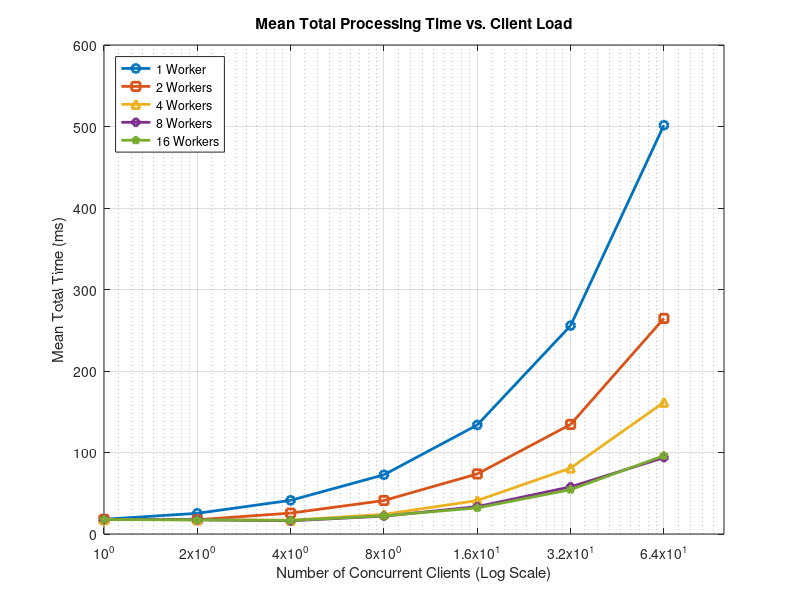
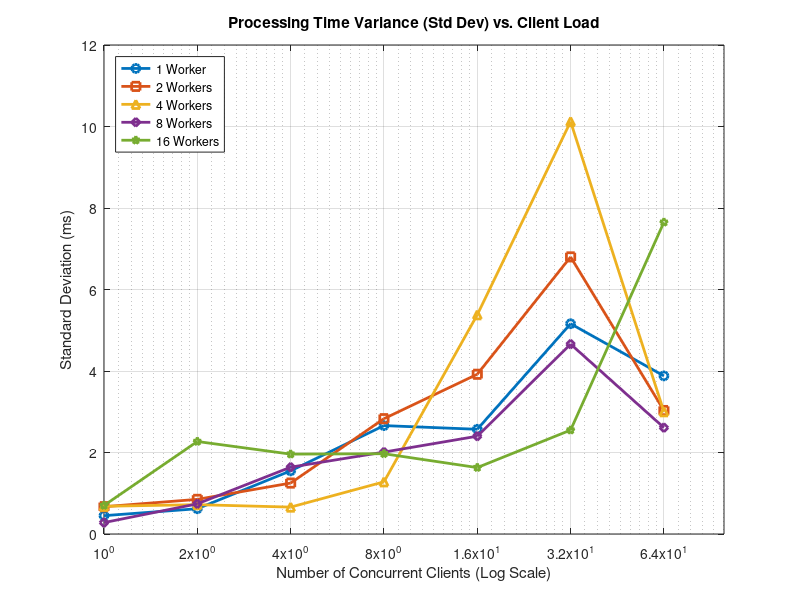
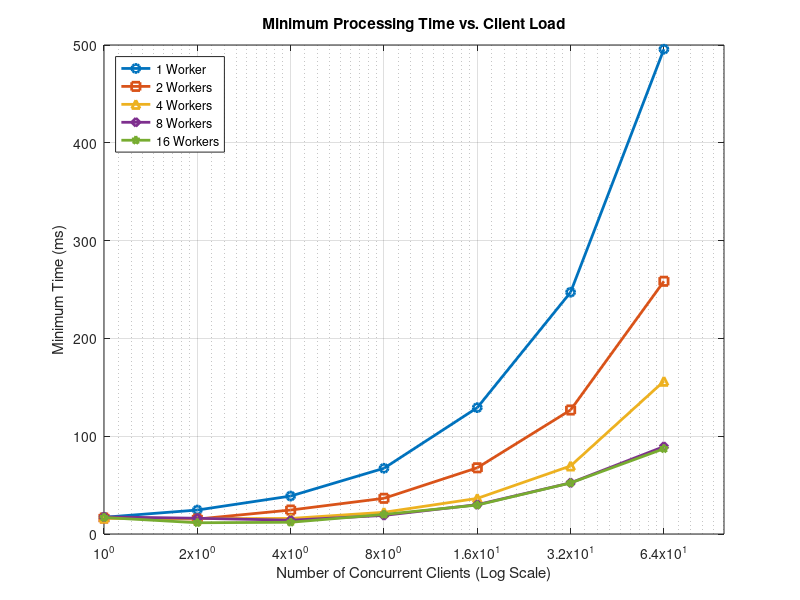
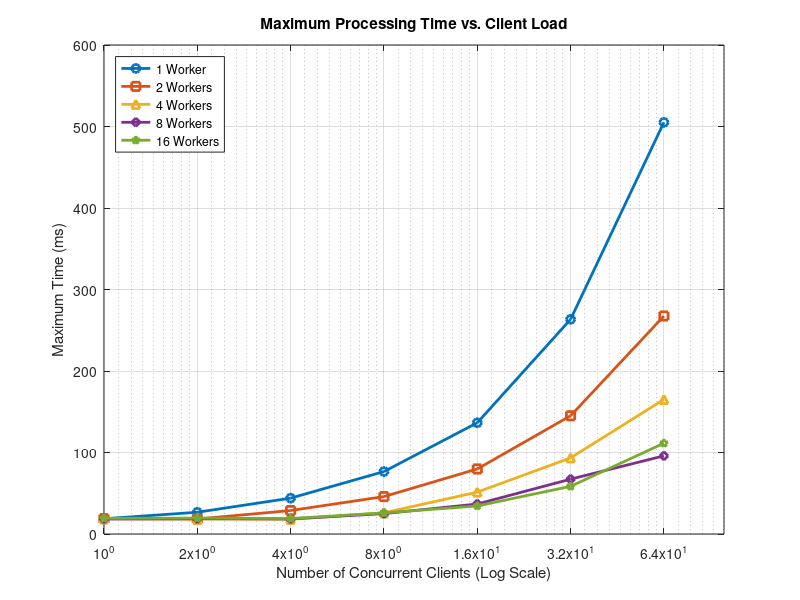

The MATLAB script that drew these images, in order: (Note: this script raises an error after producing the figures.)
% =========================================================
% DATA INITIALIZATION
% =========================================================

% X-Axis: Number of Concurrent Clients (Powers of 2)
clients = [1, 2, 4, 8, 16, 32, 64];

% --- 1-Worker Data ---
mean_1w = [18.07, 25.38, 41.32, 72.66, 133.79, 255.70, 501.60];
std_1w  = [0.45,  0.62,  1.55,  2.66,  2.57,   5.16,   3.88];
min_1w  = [17.10, 24.50, 38.80, 67.20, 129.20, 247.20, 495.70];
max_1w  = [18.70, 26.70, 44.00, 76.60, 136.50, 263.40, 505.10];
thru_1w = [55.3,  78.8,  96.8,  110.1, 119.6,  125.1,  127.6];

% --- 2-Worker Data ---
mean_2w = [18.01, 17.55, 25.63, 41.08, 73.73,  134.46, 264.53];
std_2w  = [0.67,  0.85,  1.25,  2.83,  3.92,   6.80,   3.03];
min_2w  = [16.30, 15.30, 24.50, 36.50, 67.70,  126.80, 258.40];
max_2w  = [18.80, 18.40, 28.80, 45.90, 79.80,  145.10, 267.50];
thru_2w = [55.5,  114.0, 156.1, 194.7, 217.0,  238.0,  241.9];

% --- 4-Worker Data ---
mean_4w = [17.56, 17.58, 16.88, 24.13, 41.06,  80.90,  161.63];
std_4w  = [0.68,  0.72,  0.66,  1.28,  5.38,   10.12,  3.00];
min_4w  = [16.40, 15.70, 15.90, 22.20, 36.40,  69.60,  156.20];
max_4w  = [18.80, 18.50, 18.00, 26.00, 51.40,  93.40,  165.10];
thru_4w = [56.9,  113.8, 237.0, 331.5, 389.6,  395.5,  396.0];

% --- 8-Worker Data ---
mean_8w = [17.92, 17.53, 16.20, 21.91, 33.60,  57.86,  93.72];
std_8w  = [0.28,  0.74,  1.64,  2.01,  2.40,   4.66,   2.61];
min_8w  = [17.50, 16.10, 14.10, 19.00, 30.00,  52.30,  89.40];
max_8w  = [18.40, 18.70, 18.50, 25.00, 36.80,  67.30,  95.90];
thru_8w = [55.8,  114.1, 246.9, 365.1, 476.2,  553.0,  682.9];

% --- 16-Worker Data ---
mean_16w = [17.89, 17.23, 16.69, 22.28, 32.03,  54.44,  96.15];
std_16w  = [0.70,  2.27,  1.96,  1.97,  1.63,   2.55,   7.65];
min_16w  = [16.90, 11.50, 12.00, 20.00, 29.60,  52.20,  87.20];
max_16w  = [19.20, 19.50, 19.00, 25.90, 34.40,  58.50,  111.40];
thru_16w = [55.9,  116.1, 239.7, 359.1, 499.5,  588.8,  665.6];

% --- Multi-Server Null Request Metrics ---
% (a) Overhead comparison
null_types = {'Single Server', 'Multi-Server + LB (3)'};
null_means = [0.864, 1.087]; 
null_stds  = [0.317, 0.428];

% =========================================================
% GENERATE PLOTS (Logarithmic X-Axis base 2)
% =========================================================

% 1. Mean Total Time Plot
figure(1);
plot(clients, mean_1w, '-o', 'LineWidth', 2, 'DisplayName', '1 Worker');
hold on;
plot(clients, mean_2w, '-s', 'LineWidth', 2, 'DisplayName', '2 Workers');
plot(clients, mean_4w, '-^', 'LineWidth', 2, 'DisplayName', '4 Workers');
plot(clients, mean_8w, '-d', 'LineWidth', 2, 'DisplayName', '8 Workers');
plot(clients, mean_16w, '-p', 'LineWidth', 2, 'DisplayName', '16 Workers');
set(gca, 'XScale', 'log');  
xticks(clients);            
grid on;
xlabel('Number of Concurrent Clients (Log Scale)');
ylabel('Mean Total Time (ms)');
title('Mean Total Processing Time vs. Client Load');
legend('Location', 'northwest');

% 2. Standard Deviation Plot
figure(2);
plot(clients, std_1w, '-o', 'LineWidth', 2, 'DisplayName', '1 Worker');
hold on;
plot(clients, std_2w, '-s', 'LineWidth', 2, 'DisplayName', '2 Workers');
plot(clients, std_4w, '-^', 'LineWidth', 2, 'DisplayName', '4 Workers');
plot(clients, std_8w, '-d', 'LineWidth', 2, 'DisplayName', '8 Workers');
plot(clients, std_16w, '-p', 'LineWidth', 2, 'DisplayName', '16 Workers');
set(gca, 'XScale', 'log');
xticks(clients);
grid on;
xlabel('Number of Concurrent Clients (Log Scale)');
ylabel('Standard Deviation (ms)');
title('Processing Time Variance (Std Dev) vs. Client Load');
legend('Location', 'northwest');

% 3. Minimum Time Plot
figure(3);
plot(clients, min_1w, '-o', 'LineWidth', 2, 'DisplayName', '1 Worker');
hold on;
plot(clients, min_2w, '-s', 'LineWidth', 2, 'DisplayName', '2 Workers');
plot(clients, min_4w, '-^', 'LineWidth', 2, 'DisplayName', '4 Workers');
plot(clients, min_8w, '-d', 'LineWidth', 2, 'DisplayName', '8 Workers');
plot(clients, min_16w, '-p', 'LineWidth', 2, 'DisplayName', '16 Workers');
set(gca, 'XScale', 'log');
xticks(clients);
grid on;
xlabel('Number of Concurrent Clients (Log Scale)');
ylabel('Minimum Time (ms)');
title('Minimum Processing Time vs. Client Load');
legend('Location', 'northwest');

% 4. Maximum Time Plot
figure(4);
plot(clients, max_1w, '-o', 'LineWidth', 2, 'DisplayName', '1 Worker');
hold on;
plot(clients, max_2w, '-s', 'LineWidth', 2, 'DisplayName', '2 Workers');
plot(clients, max_4w, '-^', 'LineWidth', 2, 'DisplayName', '4 Workers');
plot(clients, max_8w, '-d', 'LineWidth', 2, 'DisplayName', '8 Workers');
plot(clients, max_16w, '-p', 'LineWidth', 2, 'DisplayName', '16 Workers');
set(gca, 'XScale', 'log');
xticks(clients);
grid on;
xlabel('Number of Concurrent Clients (Log Scale)');
ylabel('Maximum Time (ms)');
title('Maximum Processing Time vs. Client Load');
legend('Location', 'northwest');

% 5. Average Throughput Plot
figure(5);
plot(clients, thru_1w, '-o', 'LineWidth', 2, 'DisplayName', '1 Worker');
hold on;
plot(clients, thru_2w, '-s', 'LineWidth', 2, 'DisplayName', '2 Workers');
plot(clients, thru_4w, '-^', 'LineWidth', 2, 'DisplayName', '4 Workers');
plot(clients, thru_8w, '-d', 'LineWidth', 2, 'DisplayName', '8 Workers');
plot(clients, thru_16w, '-p', 'LineWidth', 2, 'DisplayName', '16 Workers');
set(gca, 'XScale', 'log');
xticks(clients);
grid on;
xlabel('Number of Concurrent Clients (Log Scale)');
ylabel('Throughput (Requests / Second)');
title('Server Throughput vs. Client Load');
legend('Location', 'northwest');

% 6. Null Request Overhead
figure(6);
b = bar(null_means, 0.4); % 0.4 makes the bars narrower
b.FaceColor = 'flat';
b.CData(1,:) = [0.2 0.6 0.5]; % Single Server: Teal/Green
b.CData(2,:) = [0.1 0.4 0.8]; % Multi Server: Royal Blue
hold on;
errorbar(1:2, null_means, null_stds, 'k', 'linestyle', 'none', 'LineWidth', 1.5);
set(gca, 'xticklabel', null_types);
ylabel('Latency (ms)'); title('Load Balancing Protocol Overhead Analysis');
grid on;
% Precision text labels on top of bars
text(1:2, null_means + 0.05, string(null_means) + " ms", 'Horiz', 'center', 'FontWeight', 'bold');
% Display the delta as a subtitle
lb_tax = null_means(2) - null_means(1);
subtitle(sprintf('Load Balancing Latency Tax: +%.3f ms', lb_tax));
